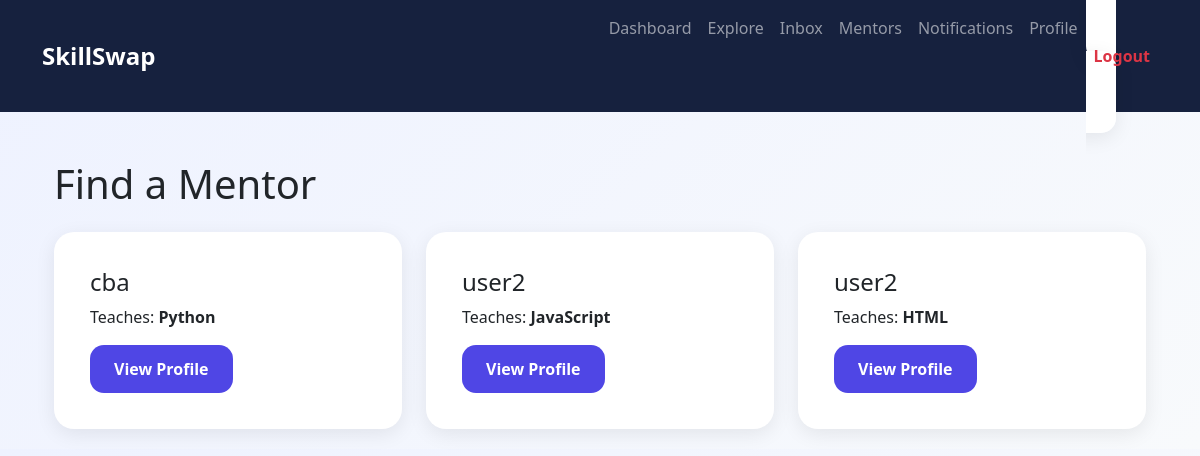
/accounts/mentors/ (signed in), run on the app's committed database.
### skills/models.py (models this page shows, shortened)
class UserSkill(models.Model):
    user = models.ForeignKey(
        settings.AUTH_USER_MODEL,
        on_delete=models.CASCADE
    )
    skill = models.ForeignKey(
        Skill,
        on_delete=models.CASCADE
    )
    TEACH = 'teach'
    LEARN = 'learn'
    TYPE_CHOICES = [
        (TEACH, 'Teach'),
        (LEARN, 'Learn'),
    ]
    skill_type = models.CharField(
        max_length=10,
        choices=TYPE_CHOICES
    )

class Skill(models.Model):
    CATEGORY_CHOICES = [
        ('Programming', 'Programming'),
        ('Math', 'Math'),
        ('Science', 'Science'),
        ('Language', 'Language'),
        ('Business', 'Business'),
        ('Design', 'Design'),
    ]
    name = models.CharField(
        max_length=100
    )
    category = models.CharField(
        max_length=50,
        choices=CATEGORY_CHOICES,
        default='Programming'
    )
    def __str__(self):
        return self.name

### accounts/models.py (models this page shows, shortened)
class User(AbstractUser):
    bio = models.TextField(blank=True)
    profile_picture = models.ImageField(
        upload_to='profile_pictures/',
        blank=True,
        null=True
    )
    location = models.CharField(
        max_length=100,
        blank=True
    )

### accounts/views.py (the view)
def mentors(request):
    mentors = UserSkill.objects.filter(
        skill_type='teach'
    ).select_related('user')
    return render(
        request,
        'accounts/mentors.html',
        {
            'mentors': mentors
        }
    )

### templates/accounts/mentors.html (shortened to what this page needs)
{% extends 'base.html' %}
{% block content %}
<div class="container">
<h1 class="mb-4">Find a Mentor</h1>
<div class="row">
{% for mentor in mentors %}
<div class="col-md-4">
<div class="card mentor-card">
<div class="card-body">
<h4>
{{ mentor.user.username }}
</h4>
<p>
Teaches:
<strong>{{ mentor.skill }}</strong>
</p>
<a
href="{% url 'public_profile' mentor.user.id %}"
class="btn btn-primary mentor-btn">
View Profile
</a>
</div>
</div>
</div>
{% empty %}
<p>No mentors found.</p>
{% endfor %}
</div>
</div>
{% endblock %}

### static/css/style.css (style rules this page uses)
body { background: #f5f7fb; font-family: 'Segoe UI', sans-serif; }
.card { border: none; border-radius: 15px; box-shadow: 0 5px 20px rgba(0, 0, 0, .08); }
.btn-primary { border-radius: 10px; }
.mentor-card { background: white; padding: 20px; border-radius: 15px; margin-bottom: 20px; }
a { text-decoration: none; }
.btn { transition: .3s; font-weight: 600; }
.btn-primary { background: #4f46e5; }
.btn { transition: all .3s ease; }
.card { border: none; border-radius: 20px; overflow: hidden; transition: .3s; }
.btn { border: none; border-radius: 14px; padding: 12px 24px; font-weight: 600; transition: .35s ease; position: relative; overflow: hidden; }
.btn::before { content: ''; position: absolute; top: 0; left: -100%; width: 100%; height: 100%; background: rgba(255, 255, 255, .2); transition: .4s; }
body { background: linear-gradient( 135deg, #eef2ff, #f8fafc); }

### data on the page
UserSkill: user.username "cba", skill "Python"
UserSkill: user.username "user2", skill "JavaScript"
UserSkill: user.username "user2", skill "HTML"
